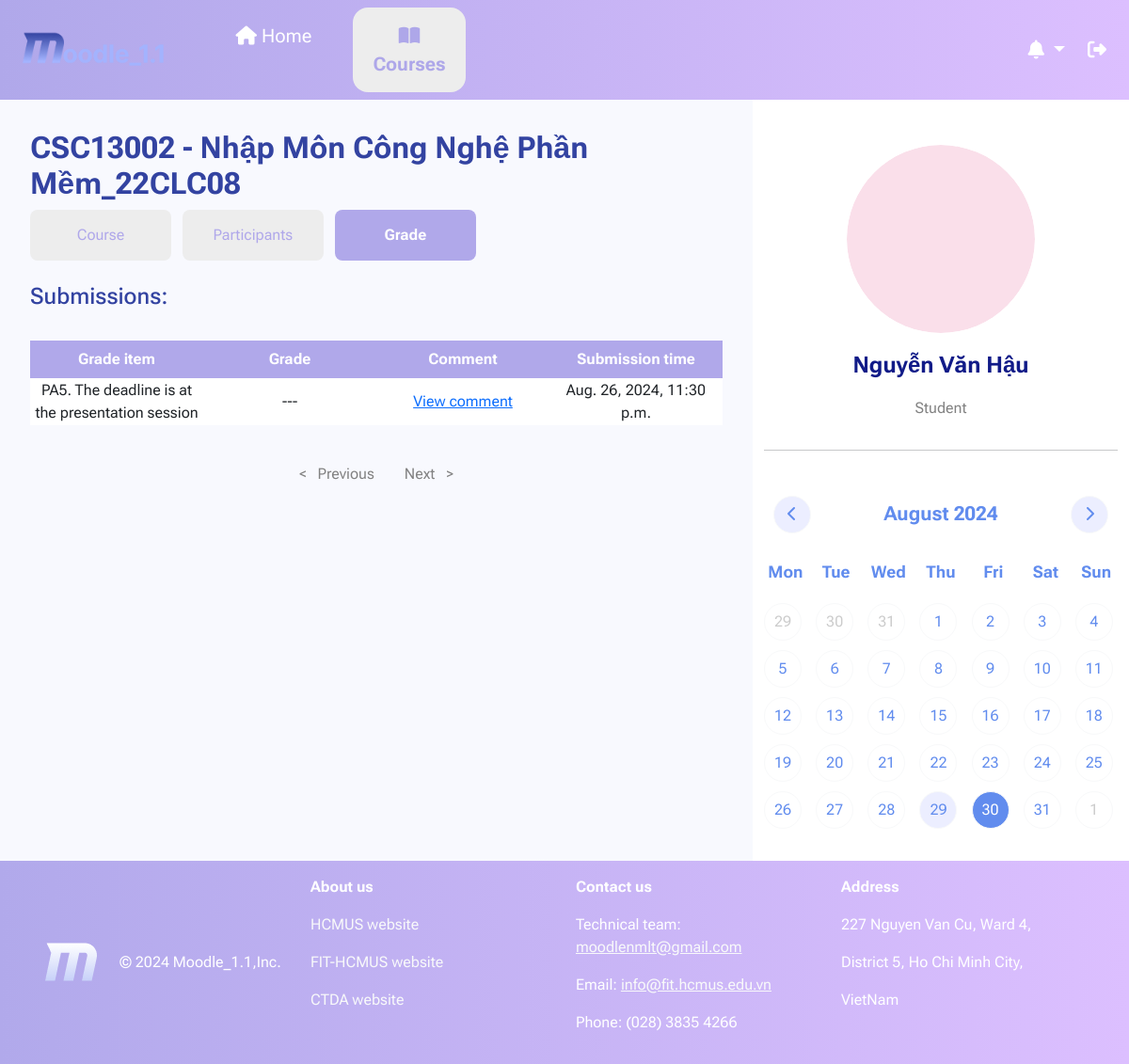
The app's page /courses/CSC13002_22CLC08/grades/ (signed in), older data.
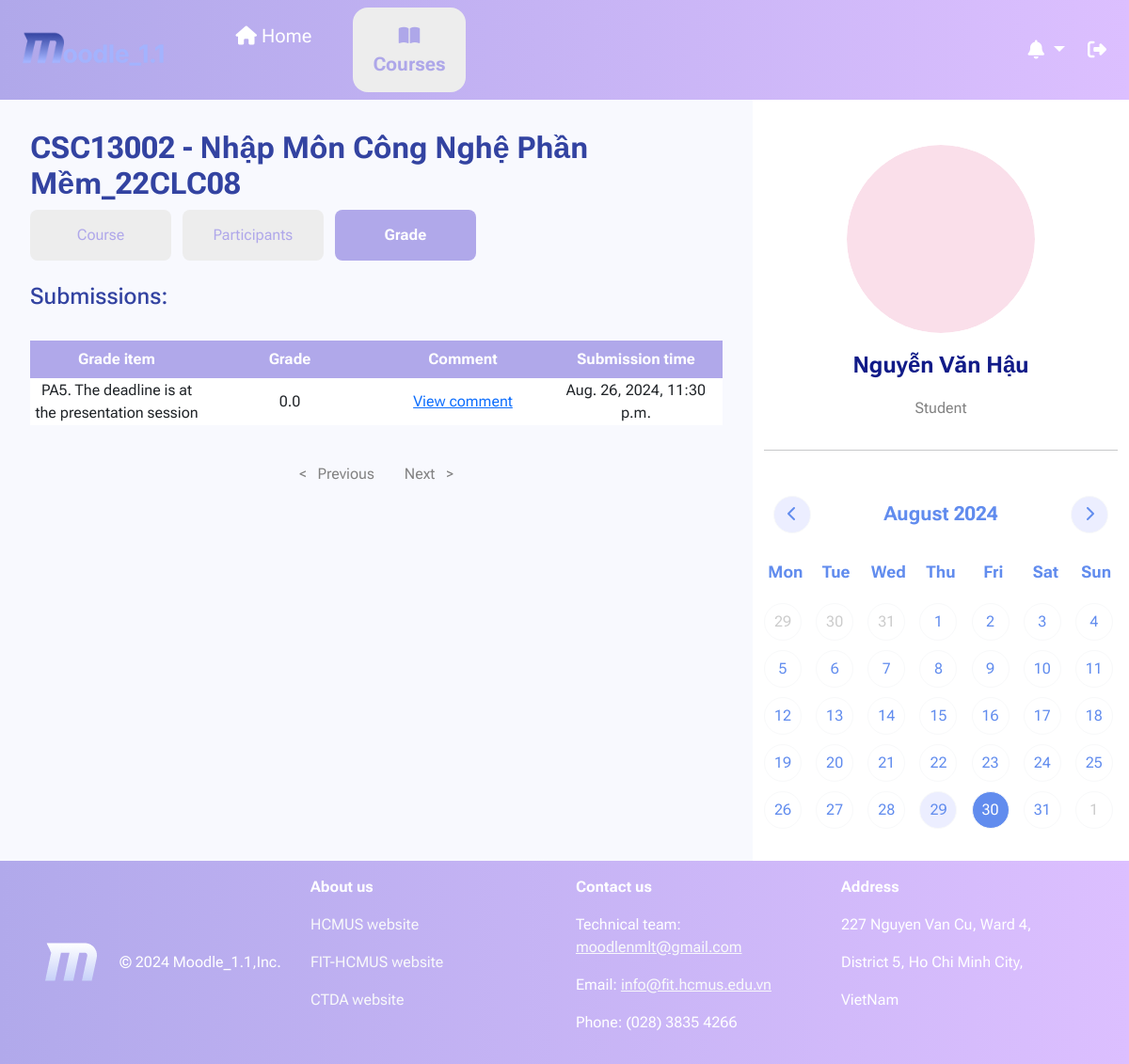
The same page, newer data.
### courses/models.py (models this page shows, shortened)
class Submission(models.Model):
    id = models.BigAutoField(primary_key=True)
    author = models.ForeignKey(User, on_delete=models.CASCADE)
    ForAssignment = models.ForeignKey(Assignment, on_delete=models.CASCADE)
    file = models.FileField(blank=True, null=True, upload_to=upload_submission_file_path_handle, validators=[file_size])
    date_upload = models.DateTimeField(auto_now_add=True)
    grade = models.FloatField(null=True, blank=True)
    grade_comment = CKEditor5Field('Text', config_name='extends', null=True, blank=True)

class Assignment(models.Model):
    id = models.UUIDField(
         primary_key = True,
         default = uuid.uuid4,
         editable = False)
    author = models.ForeignKey(User, on_delete=models.CASCADE)
    ForClass = models.ForeignKey(CourseClass, on_delete=models.CASCADE, null=True)
    title = models.CharField(max_length=100, blank=True, null=True)
    file = models.FileField(blank=True, null=True, upload_to=upload_assignment_file_path_handle, validators=[file_size])
    date_opened = models.DateTimeField(auto_now_add=True)
    date_closed = models.DateTimeField()

### courses/views.py (the view)
# urls.py: path('<slug:slug>/grades/', views.view_all_grades, name='view_all_grades'),
def view_all_grades(request, slug):
    course = Class.objects.get(slug=slug)
    user, notifications, events = getIn4(request)
    if user not in course.participants.all() or user.is_staff:
        return Http404NotFound(request)
    assignments = Assignment.objects.filter(ForClass=course).order_by('date_opened', 'date_opened')
    list_submissions = Submission.objects.filter(ForAssignment__in=assignments, author=user).order_by('-date_upload')
    page = Paginator(list_submissions, 20)
    page_number = request.GET.get("page")
    try:
        submissions = page.page(page_number)
    except PageNotAnInteger:
        submissions = page.page(1)
    except EmptyPage:
        submissions = page.page(page.num_pages)
    return render(request, 'courses/View_all_grades_student.html',
                  {'user': user, 'notifies': notifications, 'events': events,
                   'course': course, 'submissions': submissions})

### courses/models.py (called while the page is built)
    def __str__(self):
        return self.id + ' - ' + self.name

    def __str__(self):
        return str(self.course) + '_' + self.className

### courses/templates/courses/View_all_grades_student.html (shortened to what this page needs)
{% extends "NavLayout.html" %}
{% load static %}
{% block extra_attach %}
<link rel="stylesheet" href="{% static "css/style_assignment.css" %}">
{% endblock extra_attach %}
{% block content %}
<div class="container p-2">
    <h2 style="color:#3343A1"><b>{{ course }}</b></h2>
    <div class="box_course">
        <a href="{% url "courses:class_page" slug=course.slug %}" class="text-center rounded-3 me-2">Course</a>
        <a href="{% url "courses:participants" slug=course.slug %}" class="text-center rounded-3 me-2">Participants</a>
        <a href="{% url 'courses:view_all_grades' slug=course.slug %}" class="active text-center rounded-3 me-2">Grade</a>
    </div>
    <br>
    <h4 style="color:#3343A1">Submissions: </h4>
    <br>
    <table class="table_ass mb-4">
        <tr>
            <th>Grade item</th>
            <th>Grade</th>
            <th>Comment</th>
            <th>Submission time</th>
        </tr>
        {% for submit in submissions %}
            <tr>
                <td>{{ submit.ForAssignment.title }}</td>
                {% if submit.grade is None %}
                    <td>---</td>
                    <td><a href="#">View comment</a></td>
                {% else %}
                    <td>{{ submit.grade}}</td>
                    <td><a href="{% url 'courses:view_comment' slug=course.slug assignmentname=submit.ForAssignment.id submission=submit.id %}">View comment</a></td>
                {% endif %}
                <td>{{ submit.date_upload }}</td>
            </tr>
        {% endfor %}
    </table>
</div>
<div class="container-fluid d-flex justify-content-center">
    <div class="pagination">
        {% if submissions.has_previous %}
            <a href="?page={{ submissions.previous_page_number }}">< &nbsp Previous</a>
        {% elif not submissions.has_previous %}
            <a href="#" style="color: #828282;">< &nbsp Previous</a>
        {% endif %}
        {% if submissions.has_next %}
            <a href="?page={{ submissions.next_page_number }}">Next &nbsp ></a>
        {% elif not submissions.has_next %}
            <a href="#" style="color: #828282;">Next &nbsp ></a>
        {% endif %}
    </div>
</div>
{% endblock content %}

Row changes from the older to the newer data that the page shows:
changed Submission "PA5. The deadline is at the presentation session": grade (not shown) → "0.0"; no longer shows "---"
